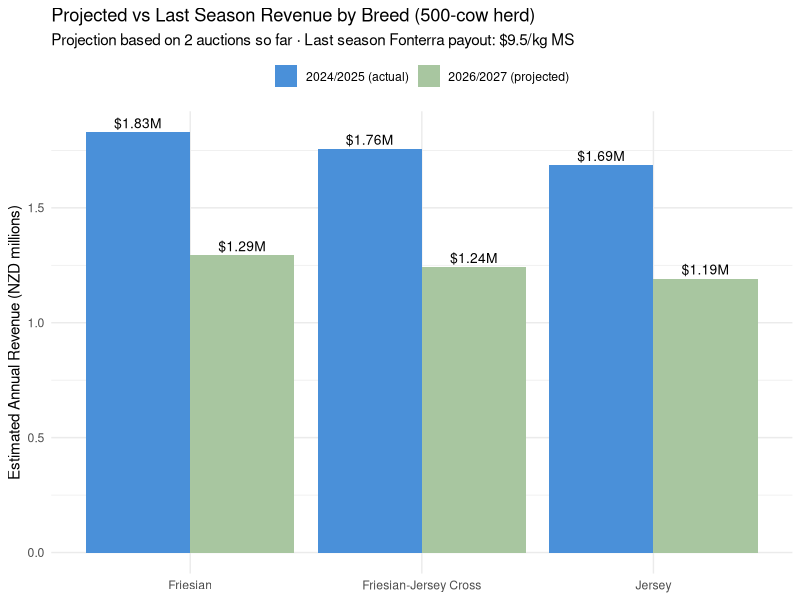

The R script that drew this image:
library(readr)
library(dplyr)
library(ggplot2)
library(lubridate)

# ── Parameters ────────────────────────────────────────────────────────────────
HERD_SIZE       <- 500
AUCTIONS_SEASON <- 24   # GDT runs ~fortnightly, ~24 auctions per June–May season

breeds <- tibble(
  breed         = c("Friesian", "Jersey", "Friesian-Jersey Cross"),
  kg_ms_per_cow = c(385, 355, 370)
)

# ── Load scraped auction data ─────────────────────────────────────────────────
milk_summary <- read_csv("data/milk_price_summary.csv",
                         col_types = cols(
                           scrape_date          = col_date(),
                           wmp_c2_usd           = col_double(),
                           wmp_c2_nzd_per_kg_ms = col_double()
                         ))

# ── Filter to current season (June 1 – May 31) ───────────────────────────────
# Work out which season we're in based on today's date
today        <- Sys.Date()
season_year  <- if_else(month(today) >= 6, year(today), year(today) - 1)
season_start <- ymd(paste0(season_year, "-06-01"))
season_end   <- ymd(paste0(season_year + 1, "-05-31"))

current_season <- milk_summary %>%
  filter(!is.na(wmp_c2_nzd_per_kg_ms),
         scrape_date >= season_start,
         scrape_date <= season_end) %>%
  group_by(scrape_date) %>%
  slice_tail(n = 1) %>%   # one entry per auction date
  ungroup() %>%
  arrange(scrape_date)

# ── Season-to-date average and projection ────────────────────────────────────
auctions_elapsed   <- nrow(current_season)
season_avg_to_date <- mean(current_season$wmp_c2_nzd_per_kg_ms)
auctions_remaining <- AUCTIONS_SEASON - auctions_elapsed

cat("Season:", season_year, "/", season_year + 1, "\n")
cat("Auctions recorded so far:", auctions_elapsed, "\n")
cat("Season-to-date avg NZD/kg MS: $", round(season_avg_to_date, 2), "\n")
cat("Auctions remaining (est.):", auctions_remaining, "\n")

# Projection: hold current average constant for remaining auctions
projected_season_avg <- season_avg_to_date   # simplest assumption

projected_revenue <- breeds %>%
  mutate(
    total_kg_ms      = kg_ms_per_cow * HERD_SIZE,
    revenue_projected = total_kg_ms * projected_season_avg
  )

cat("\nProjected full-season revenue (500-cow herd, prices hold at current avg):\n")
print(projected_revenue %>% select(breed, revenue_projected))

# ── Last season Fonterra payout for comparison ────────────────────────────────
# Fonterra farmgate milk price history (NZD/kg MS, season end year)
fonterra_history <- tibble(
  season_end = c(2002,2003,2004,2005,2006,2007,2008,2009,2010,2011,
                 2012,2013,2014,2015,2016,2017,2018,2019,2020,2021,
                 2022,2023,2024,2025),
  milk_price = c(4.00,3.90,4.25,4.58,4.46,4.46,7.66,5.10,6.10,7.90,
                 6.08,5.84,8.40,4.40,3.90,6.12,6.69,6.35,7.14,7.54,
                 9.30,8.22,7.83,9.50)
)

last_season_row <- fonterra_history %>%
  filter(season_end <= season_year) %>%   # most recent available season
  slice_max(season_end, n = 1)

last_season_price <- last_season_row$milk_price
last_season_end   <- last_season_row$season_end

cat("\nLast season (", last_season_end - 1, "/", last_season_end,
    ") Fonterra payout: $", last_season_price, "/kg MS\n", sep = "")

# ── Plot: projected vs last season by breed ───────────────────────────────────
comparison <- breeds %>%
  mutate(
    projected  = kg_ms_per_cow * HERD_SIZE * projected_season_avg,
    last_season = kg_ms_per_cow * HERD_SIZE * last_season_price
  ) %>%
  tidyr::pivot_longer(cols = c(projected, last_season),
                      names_to = "period", values_to = "revenue_nzd") %>%
  mutate(period = recode(period,
    "projected"   = paste0(season_year, "/", season_year + 1, " (projected)"),
    "last_season" = paste0(last_season_end - 1, "/", last_season_end, " (actual)")
  ))

ggplot(comparison, aes(x = breed, y = revenue_nzd / 1e6, fill = period)) +
  geom_col(position = "dodge") +
  geom_text(aes(label = paste0("$", round(revenue_nzd / 1e6, 2), "M")),
            position = position_dodge(width = 0.9),
            vjust = -0.4, size = 3.5) +
  scale_fill_manual(values = c("#4a90d9", "#a8c6a0")) +
  labs(
    title = "Projected vs Last Season Revenue by Breed (500-cow herd)",
    subtitle = paste0(
      "Projection based on ", auctions_elapsed, " auction",
      if_else(auctions_elapsed == 1, "", "s"), " so far · ",
      "Last season Fonterra payout: $", last_season_price, "/kg MS"
    ),
    x = NULL,
    y = "Estimated Annual Revenue (NZD millions)",
    fill = NULL
  ) +
  theme_minimal() +
  theme(legend.position = "top")
